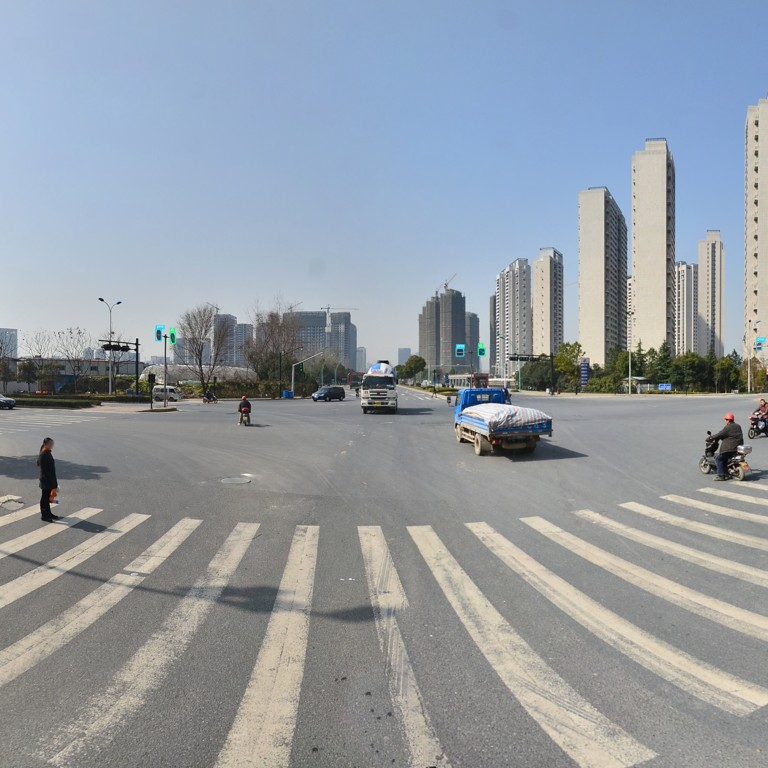
#> input picture data/tt100k/samples/sample_0.jpg, 768 x 768 px; its folder holds only this picture in this run
$ python -i environmental.py   (imports and definitions only)
#> lines starting #> are read from the running program, lines starting #| are printed output that depends on the picture
"""
Environmental Pre-Conditioning Engine for Adverse Driving Conditions.
Maintained by Member D (Integration & Pipeline Lead).

Provides adaptive illumination normalization, Contrast-Limited Adaptive
Histogram Equalization (CLAHE), and atmospheric dehazing for rain, fog,
night-time driving, and headlight glare.
"""

from typing import Tuple, Dict, Any, Optional
import cv2
import numpy as np


class EnvironmentalConditioner:
    """
    Analyzes scene environmental telemetry and dynamically applies
    photon pre-conditioning before detector localization and classification.
    """

    def __init__(
        self,
        clahe_clip_limit: float = 2.5,
        clahe_grid_size: Tuple[int, int] = (8, 8),
        night_luminance_threshold: float = 85.0,
        glare_luminance_threshold: float = 215.0,
        dark_channel_patch_size: int = 15,
        omega_dehaze: float = 0.75
    ):
        self.clahe_clip_limit = clahe_clip_limit
        self.clahe_grid_size = clahe_grid_size
        self.night_luminance_threshold = night_luminance_threshold
        self.glare_luminance_threshold = glare_luminance_threshold
        self.dark_channel_patch_size = dark_channel_patch_size
        self.omega_dehaze = omega_dehaze

        self._clahe = cv2.createCLAHE(
            clipLimit=self.clahe_clip_limit,
            tileGridSize=self.clahe_grid_size
        )

    def analyze_scene(self, frame: np.ndarray) -> Dict[str, Any]:
        """
        Extracts physical illumination and contrast metrics from an image frame.
        """
        if frame is None or frame.size == 0:
            return {
                "mean_luminance": 0.0,
                "rms_contrast": 0.0,
                "is_night": False,
                "is_glare": False,
                "haze_metric": 0.0
            }

        # Convert to LAB for perceptual luminance analysis
        lab = cv2.cvtColor(frame, cv2.COLOR_BGR2LAB)
        l_chan = lab[:, :, 0]

        mean_lum = float(np.mean(l_chan))
        std_lum = float(np.std(l_chan))  # RMS contrast

        # Estimate haze via min channel (dark channel prior)
        min_chan = np.min(frame, axis=2)
        haze_metric = float(np.mean(min_chan))

        is_night = mean_lum < self.night_luminance_threshold
        is_glare = mean_lum > self.glare_luminance_threshold and std_lum > 65.0

        return {
            "mean_luminance": round(mean_lum, 2),
            "rms_contrast": round(std_lum, 2),
            "is_night": is_night,
            "is_glare": is_glare,
            "haze_metric": round(haze_metric, 2)
        }

    # [8 lines left out: function apply_gamma, not called in this run]

    def apply_clahe(self, frame: np.ndarray) -> np.ndarray:
        """
        Applies CLAHE on L-channel in LAB color space to preserve chromatic fidelity.
        """
        lab = cv2.cvtColor(frame, cv2.COLOR_BGR2LAB)
        l, a, b = cv2.split(lab)
        l_enhanced = self._clahe.apply(l)
        merged = cv2.merge((l_enhanced, a, b))
        return cv2.cvtColor(merged, cv2.COLOR_LAB2BGR)

    def apply_dehaze(self, frame: np.ndarray) -> np.ndarray:
        """
        Fast atmospheric scattering reduction using dark channel prior.
        Particularly effective for fog, heavy rain mist, and highway spray.
        """
        norm_img = frame.astype(np.float32) / 255.0
        min_chan = np.min(norm_img, axis=2)
        kernel = cv2.getStructuringElement(cv2.MORPH_RECT, (self.dark_channel_patch_size, self.dark_channel_patch_size))
        dark_channel = cv2.erode(min_chan, kernel)

        # Estimate atmospheric light A (top 0.1% brightest in dark channel)
        num_pixels = dark_channel.size
        num_top = max(1, int(num_pixels * 0.001))
        flat_dark = dark_channel.flatten()
        indices = np.argpartition(flat_dark, -num_top)[-num_top:]
        flat_img = norm_img.reshape(-1, 3)
        atmospheric_light = np.mean(flat_img[indices], axis=0)
        atmospheric_light = np.clip(atmospheric_light, 0.2, 1.0)

        # Transmission map estimation
        transmission = 1.0 - self.omega_dehaze * (dark_channel / np.max(atmospheric_light))
        transmission = np.clip(transmission, 0.15, 1.0)
        transmission = cv2.GaussianBlur(transmission, (15, 15), 0)

        # Recover scene radiance: J = (I - A) / max(t, 0.1) + A
        recovered = np.empty_like(norm_img)
        for c in range(3):
            recovered[:, :, c] = (norm_img[:, :, c] - atmospheric_light[c]) / transmission + atmospheric_light[c]

        recovered = np.clip(recovered * 255.0, 0, 255).astype(np.uint8)
        return recovered

    def auto_enhance(
        self,
        frame: np.ndarray,
        force_clahe: bool = False,
        force_dehaze: bool = False
    ) -> Tuple[np.ndarray, Dict[str, Any]]:
        """
        Intelligently assesses frame conditions and executes optimal environmental pipeline.
        Returns:
            (enhanced_frame, telemetry_dict)
        """
        if frame is None or frame.size == 0:
            return frame, {"applied": "none"}

        telemetry = self.analyze_scene(frame)
        enhanced = frame.copy()
        applied_ops = []

        # 1. Night / Low-light compensation
        if telemetry["is_night"]:
            # Adaptive night gamma expansion (dynamically adjusts gamma = 1.35 - 1.85)
            lum = telemetry["mean_luminance"]
            gamma_val = round(float(np.clip(1.35 + 0.50 * max(0.0, 1.0 - lum / 45.0), 1.35, 1.85)), 2)
            enhanced = self.apply_gamma(enhanced, gamma=gamma_val)
            applied_ops.append(f"night_gamma_{gamma_val:.2f}")

        # 2. Glare reduction
        elif telemetry["is_glare"]:
            enhanced = self.apply_gamma(enhanced, gamma=0.82)
            applied_ops.append("glare_compression_0.82")

        # 3. Local contrast equalization (CLAHE)
        # Activated in low-light, high contrast, or when forced
        if telemetry["is_night"] or telemetry["rms_contrast"] < 38.0 or force_clahe:
            enhanced = self.apply_clahe(enhanced)
            applied_ops.append("clahe")

        # 4. Dehazing for fog/rain mist
        if (telemetry["haze_metric"] > 90.0 and not telemetry["is_glare"]) or force_dehaze:
            enhanced = self.apply_dehaze(enhanced)
            applied_ops.append("dehaze")

        telemetry["applied_ops"] = applied_ops
        telemetry["was_enhanced"] = len(applied_ops) > 0
        return enhanced, telemetry


_CONDITIONER_INSTANCE: Optional[EnvironmentalConditioner] = None


# [6 lines left out: function get_environmental_conditioner, not called in this run]

>>> import cv2
>>> picture = cv2.imread('../../data/tt100k/samples/sample_0.jpg')
#> picture is the input picture: shape (768, 768, 3); mean B, G, R 164.2, 155.8, 147.8
>>> result = EnvironmentalConditioner().auto_enhance(picture)
#> in analyze_scene, `l_chan = lab[:, :, 0]`:
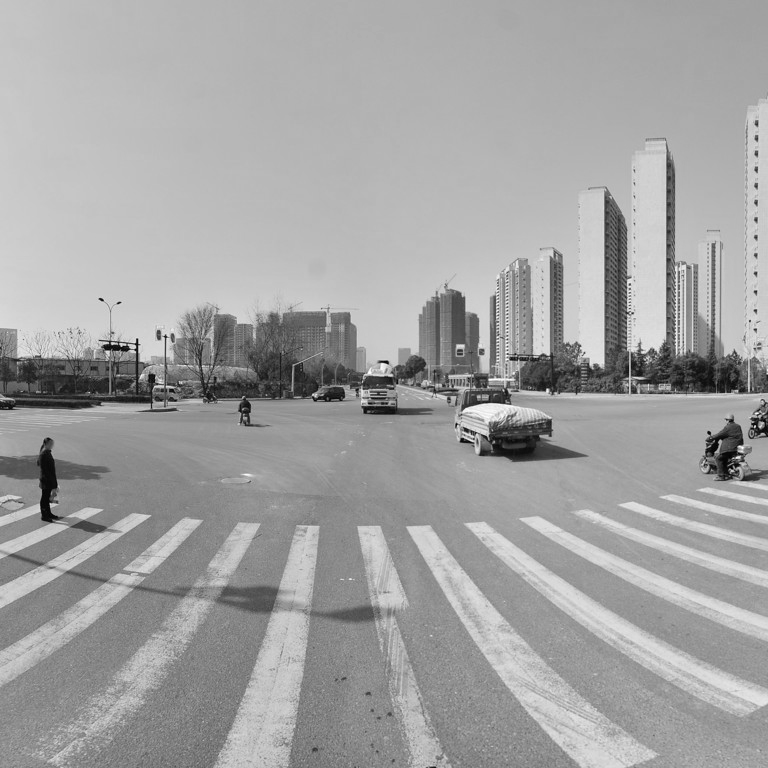
#> l_chan: shape (768, 768); min 0, max 255, mean 162.4
#> in analyze_scene, `mean_lum = float(np.mean(l_chan))`: mean_lum = 162.4
#> in analyze_scene, `std_lum = float(np.std(l_chan))`: std_lum = 37.32
#> in analyze_scene, `min_chan = np.min(frame, axis=2)`:
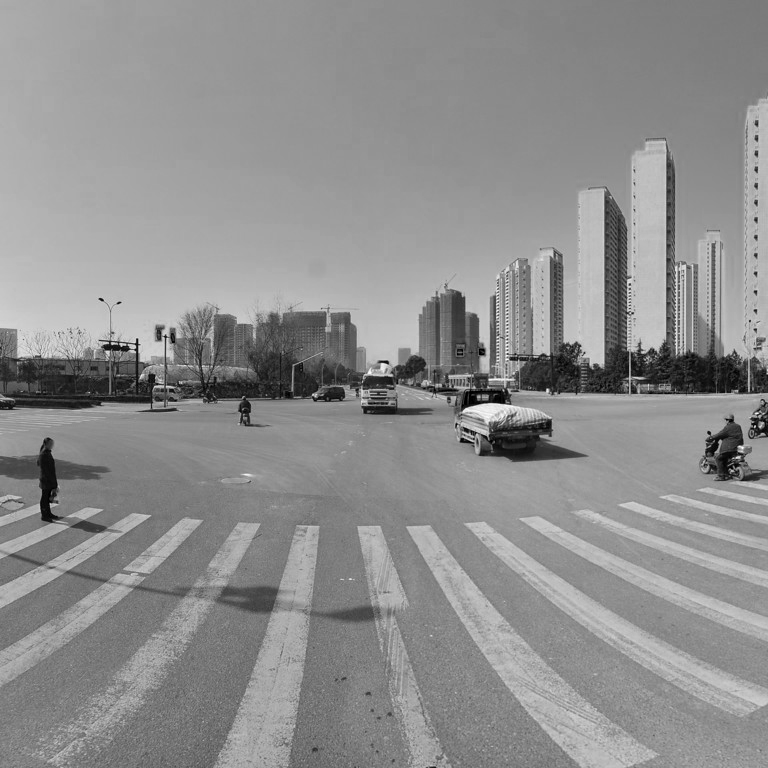
#> min_chan: shape (768, 768); min 0, max 254, mean 142.3
#> in analyze_scene, `haze_metric = float(np.mean(min_chan))`: haze_metric = 142.3
#> in analyze_scene, `is_night = mean_lum < self.night_luminance_threshold`: is_night = False
#> in auto_enhance, `telemetry = self.analyze_scene(frame)`: telemetry = {'mean_luminance': 162.4, 'rms_contrast': 37.32, 'is_night': False, 'is_glare': False, 'haze_metric': 142.3}
#> in apply_dehaze, `dark_channel = cv2.erode(min_chan, kernel)`:
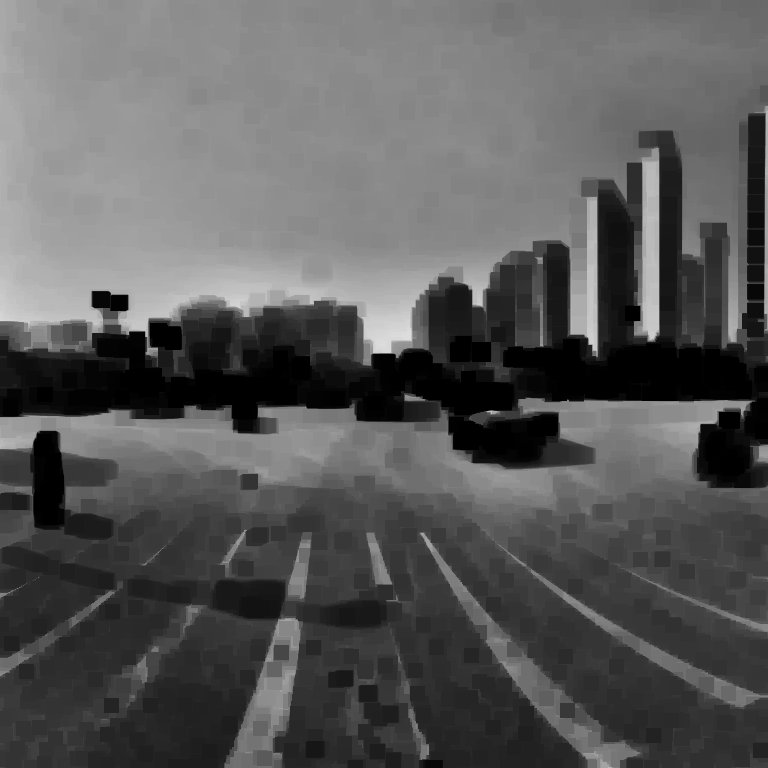
#> dark_channel: shape (768, 768) float32; min 0, max 0.871, mean 0.351
#> in apply_dehaze, `indices = np.argpartition(flat_dark, -num_top)[-num_top:]`: indices = 589 values, max 270726 at index 569, min 243456 at index 52, mean 259488.2
#> in apply_dehaze, `atmospheric_light = np.mean(flat_img[indices], axis=0)`: atmospheric_light = [0.909, 0.893, 0.878]
#> in apply_dehaze, `transmission = 1.0 - self.omega_dehaze * (dark_channel / np.max(atmosp..`:
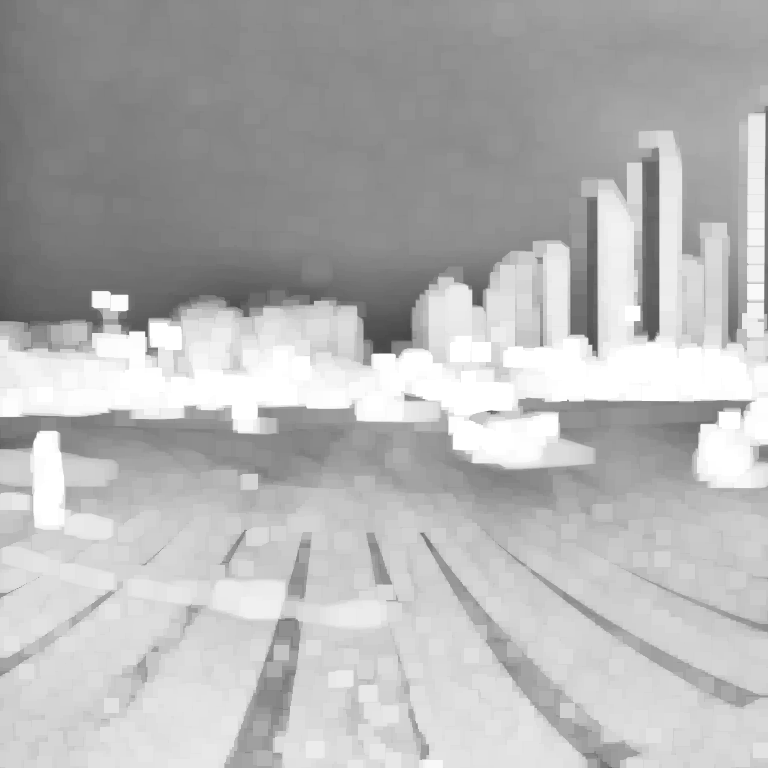
#> transmission: shape (768, 768) float32; min 0.281, max 1, mean 0.711
#> after the loop in apply_dehaze, `for c in range(3):`:
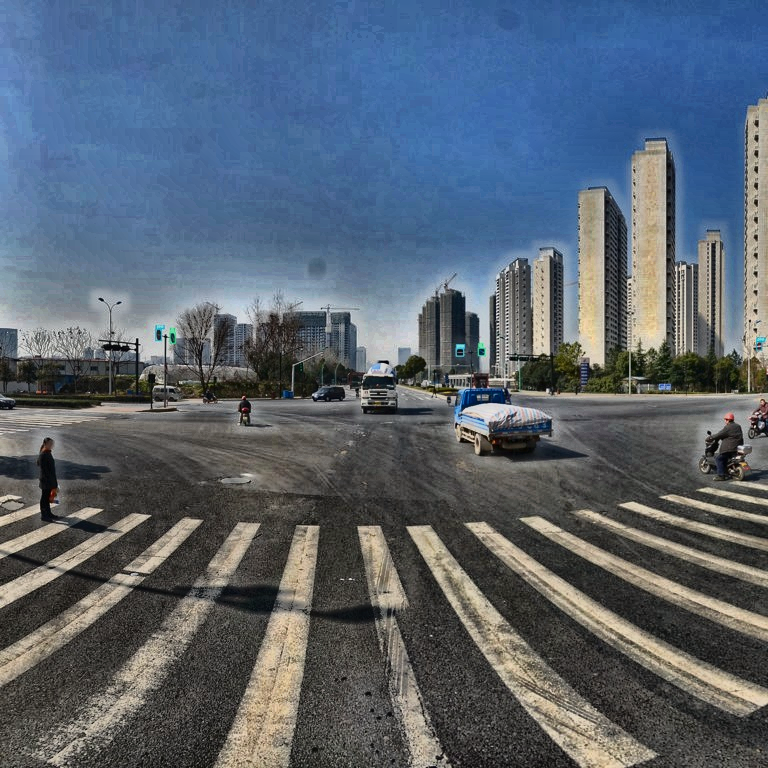
#> recovered: shape (768, 768, 3) float32; mean B, G, R 0.508, 0.451, 0.401; drawn with min black and max white
#> in apply_dehaze, `recovered = np.clip(recovered * 255.0, 0, 255).astype(np.uint8)`:
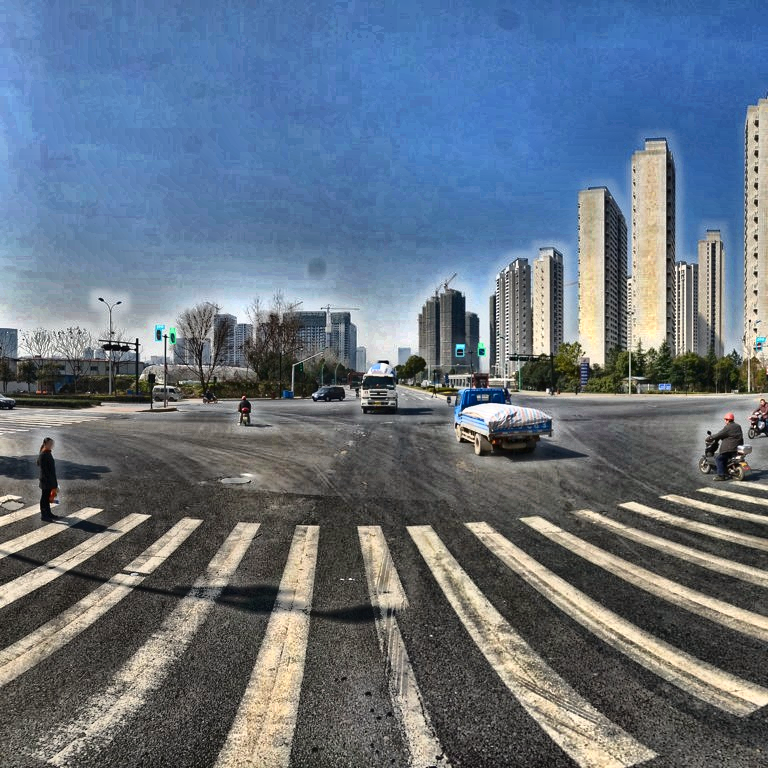
#> recovered: shape (768, 768, 3); mean B, G, R 129, 114.6, 101.8

$ run again, on data/tt100k/samples/sample_1.jpg
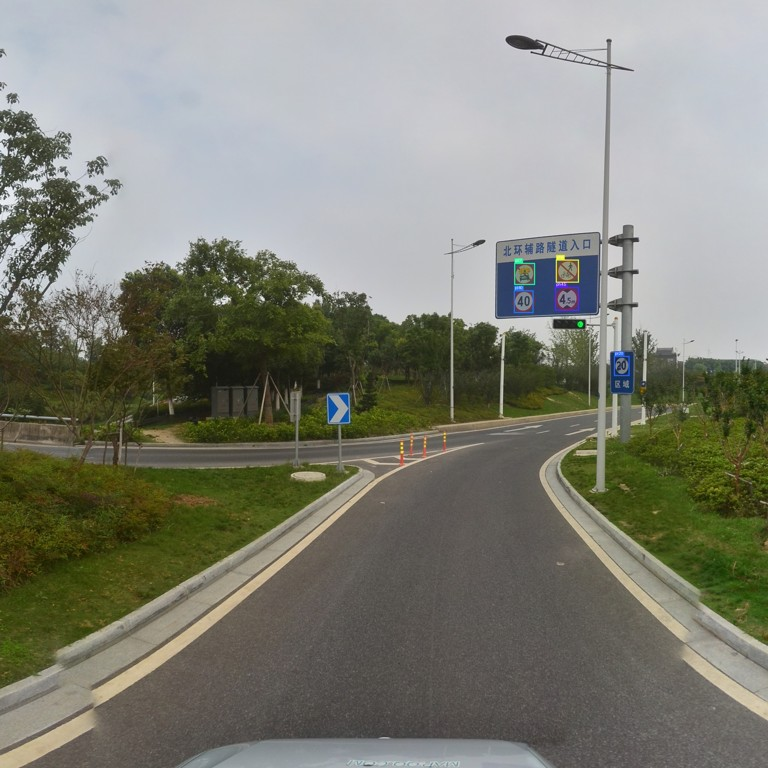
#> input picture data/tt100k/samples/sample_1.jpg, 768 x 768 px
#> picture is the input picture: shape (768, 768, 3); mean B, G, R 118.5, 129.5, 128.5
#> lab: shape (768, 768, 3); mean of channels 0, 1, 2 135.1, 125.9, 134.3
#> mean_lum = 135.1
#> std_lum = 58.75
#> haze_metric = 114.6
#> is_night = False
#> telemetry = {'mean_luminance': 135.1, 'rms_contrast': 58.75, 'is_night': False, 'is_glare': False, 'haze_metric': 114.6}
#> in apply_dehaze, `dark_channel = cv2.erode(min_chan, kernel)`:
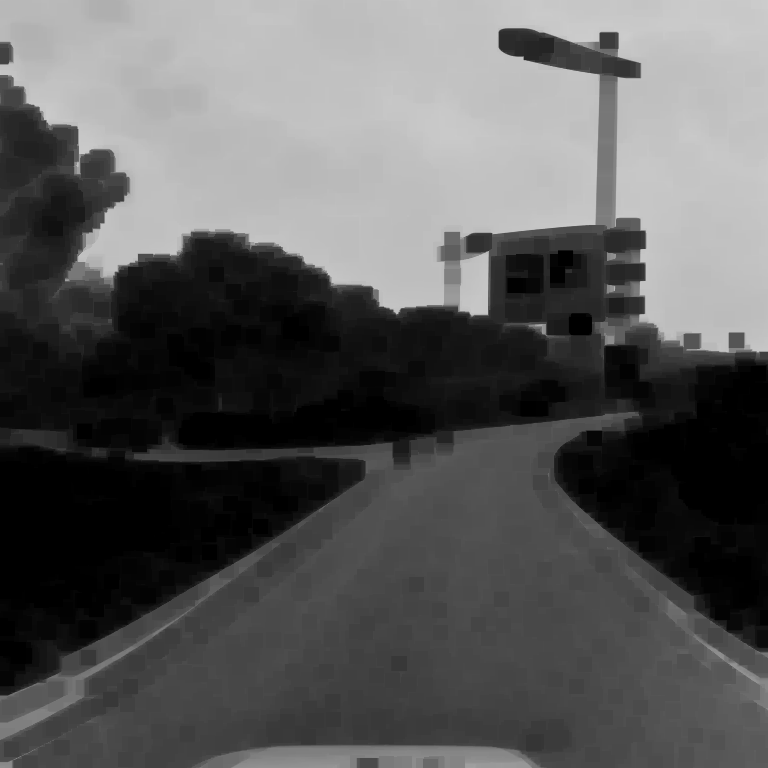
#> dark_channel: shape (768, 768) float32; min 0, max 0.804, mean 0.356
#> indices = 589 values, max 90671 at index 1, min 751 at index 79, mean 19787.1
#> atmospheric_light = [0.82, 0.806, 0.804]
#> after the loop in apply_dehaze, `for c in range(3):`:
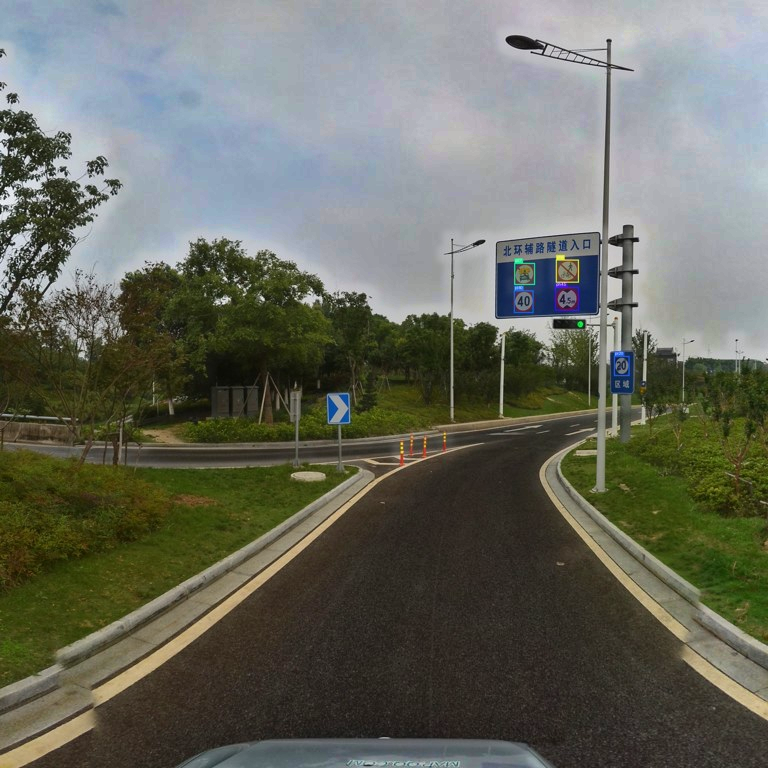
#> recovered: shape (768, 768, 3) float32; mean B, G, R 0.391, 0.434, 0.426; drawn with min black and max white
